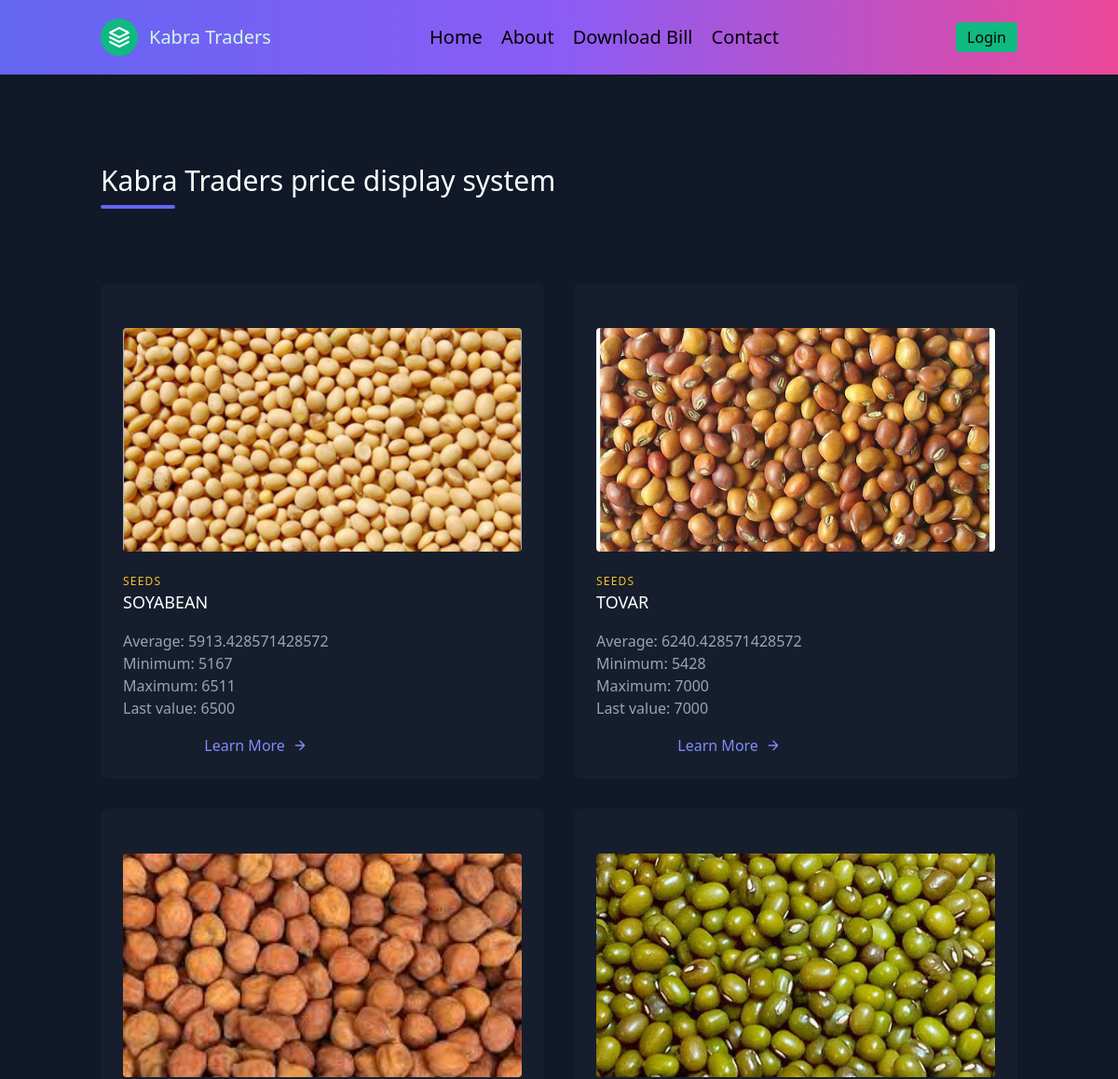
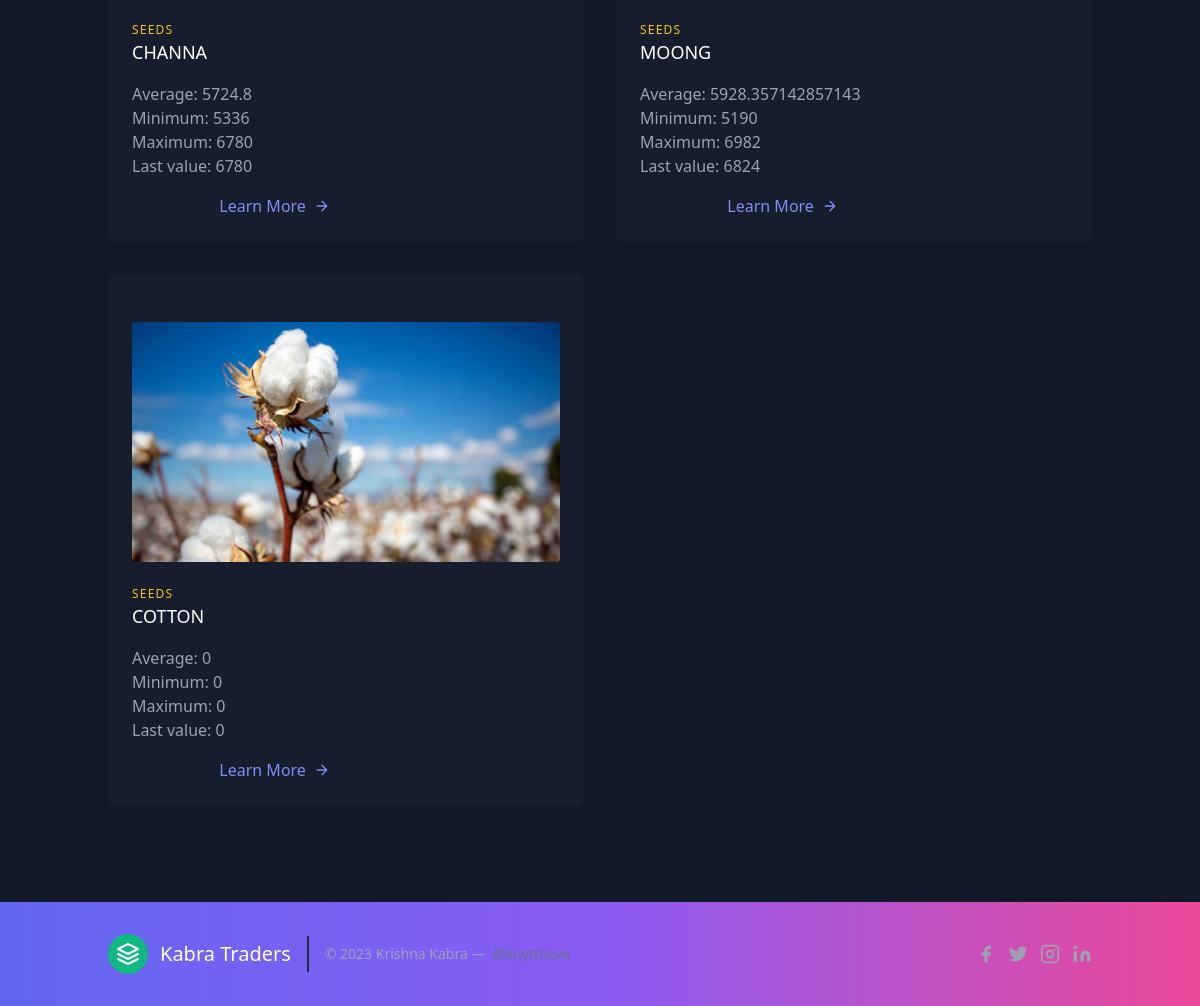
The page /home on the database its author committed (2 pictures, top to bottom).
### app.py (models this page shows)
class product(db.Model):
    sno = db.Column(db.Integer, primary_key=True)
    name = db.Column(db.String(80), unique=True, nullable=False)
    img = db.Column(db.String(80), unique=True, nullable=False)
    average = db.Column(db.Integer, unique=False, nullable=False)
    maximum = db.Column(db.Integer, unique=False, nullable=False)
    minimum = db.Column(db.Integer, unique=False, nullable=False)
    curr_price = db.Column(db.Integer, unique=False, nullable=False)
    date = db.Column(db.String(120), unique=False, nullable=False)

### app.py (the view)
@app.route("/")
@app.route("/home")
def index():
    data = product.query.all()
    Indexsss()
    return render_template("index.html",data=data)

### app.py (called while the page is built, shortened)
def Indexsss():
    result = db.session.query(
        customer.ptype,
        func.avg(customer.rate).label('avg_rate'),
        func.min(customer.rate).label('min_rate'),
        func.max(customer.rate).label('max_rate'),
        func.max(customer.sno).label('last_rate')
       ).group_by(customer.ptype).all()
    for row in result:
        product1 = product.query.filter_by(name=row.ptype).first()
        prc = customer.query.filter_by(sno=row.last_rate).first()
        if product1:
            product1.average = row.avg_rate
            product1.minimum = row.min_rate
            product1.maximum = row.max_rate
            product1.curr_price = prc.rate
    db.session.commit()

### templates/index.html (shortened to what this page needs)
{% extends 'layout.html' %}
{% block body %}
<section class="text-gray-400 body-font bg-gray-900">
  <div class="container px-5 py-24 mx-auto">
    <div class="flex flex-wrap w-full mb-20">
      <div class="lg:w-1/2 w-full mb-6 lg:mb-0">
        <h1 class="sm:text-3xl text-2xl font-medium title-font mb-2 text-white">Kabra Traders price display system</h1>
        <div class="h-1 w-20 bg-indigo-500 rounded"></div>
      </div>
    </div>
    <div class="flex flex-wrap -m-4">
      {% for data in data %}
      <div class="xl:w-1/2 md:w-1/2 p-4">
        <div class="bg-gray-800 bg-opacity-40 p-6 rounded-lg">
          {% set fname = 'img/' + data.img %}
          <img class="h-60 rounded w-full object-cover object-center mb-6" src="{{ url_for('static',filename=fname) }}" alt="content">
          <h3 class="tracking-widest text-yellow-400 text-xs font-medium title-font">SEEDS</h3>
          <h2 class="text-lg text-white font-medium title-font mb-4">{{data.name}}</h2>
            <ul>
              <li>Average: {{ data.average }}</li>
              <li>Minimum: {{ data.minimum }}</li>
              <li>Maximum: {{ data.maximum }}</li>
              <li>Last value: {{ data.curr_price }}</li>
            </ul>
          <div class="flex pl-4 mt-4 lg:w-2/3 w-full mx-auto">
            <a class="text-indigo-400 inline-flex items-center md:mb-2 lg:mb-0" href="/price_display/{{data.name}}">Learn More
              <svg fill="none" stroke="currentColor" stroke-linecap="round" stroke-linejoin="round" stroke-width="2" class="w-4 h-4 ml-2" viewBox="0 0 24 24">
                <path d="M5 12h14M12 5l7 7-7 7"></path>
              </svg>
            </a>
          </div>
        </div>
      </div>
      {% endfor %}
    </div>
  </div>
</section>
{% endblock %}

### templates/layout.html (shortened to what this page needs)
<!DOCTYPE html>
<html lang="en">
<head>
    <link rel="stylesheet" href="https://cdnjs.cloudflare.com/ajax/libs/tailwindcss/2.2.19/tailwind.min.css">
</head>
<body>
    <header class="text-black bg-gradient-to-r from-indigo-500 via-purple-500 to-pink-500 ... body-font">
        <div class="container mx-auto flex flex-wrap p-5 flex-col md:flex-row items-center">
          <a class="flex title-font font-medium items-center text-white mb-4 md:mb-0">
            <svg xmlns="http://www.w3.org/2000/svg" fill="none" stroke="currentColor" stroke-linecap="round" stroke-linejoin="round" stroke-width="2" class="w-10 h-10 text-white p-2 bg-green-500 rounded-full" viewBox="0 0 24 24">
              <path d="M12 2L2 7l10 5 10-5-10-5zM2 17l10 5 10-5M2 12l10 5 10-5"></path>
            </svg>
            <span class="ml-3 text-xl text-green-100">Kabra Traders</span>
          </a>
          <nav class="md:ml-auto md:mr-auto flex flex-wrap items-center text-base justify-center">
            <a class="mr-5 text-xl hover:text-white" href="/home">Home</a>
            <a class="mr-5 text-xl hover:text-white" href="/about">About</a>
            <a class="mr-5 text-xl hover:text-white" href="/downloadbills">Download Bill</a>
            <a class="mr-5 text-xl hover:text-white" href="/contact">Contact</a>
          </nav>
          {%if session['user'] == True%}
            <button class="inline-flex items-center bg-green-500 border-0 py-1 px-3 focus:outline-none hover:bg-white rounded text-base mt-4 md:mt-0"><a href="/logout">Logout</a>
           {%else%}
            <button class="inline-flex items-center bg-green-500 border-0 py-1 px-3 focus:outline-none hover:bg-white rounded text-base mt-4 md:mt-0"><a href="/slogin">Login</a>
            {% endif %}
          </button>
        </div>
      </header>
      {% block body %}{% endblock %}
      <footer class="text-gray-400 bg-gradient-to-r from-indigo-500 via-purple-500 to-pink-500 ... body-font">
        <div class="container px-5 py-8 mx-auto flex items-center sm:flex-row flex-col">
          <a class="flex title-font font-medium items-center md:justify-start justify-center text-white">
            <svg xmlns="http://www.w3.org/2000/svg" fill="none" stroke="currentColor" stroke-linecap="round" stroke-linejoin="round" stroke-width="2" class="w-10 h-10 text-white p-2 bg-green-500 rounded-full" viewBox="0 0 24 24">
              <path d="M12 2L2 7l10 5 10-5-10-5zM2 17l10 5 10-5M2 12l10 5 10-5"></path>
            </svg>
            <span class="ml-3 text-xl">Kabra Traders</span>
          </a>
          <p class="text-sm text-gray-400 sm:ml-4 sm:pl-4 sm:border-l-2 sm:border-gray-800 sm:py-2 sm:mt-0 mt-4">© 2023 Krishna Kabra —
            <a href="https://twitter.com/knyttneve" class="text-gray-500 ml-1" target="_blank" rel="noopener noreferrer">@knyttneve</a>
          </p>
          <span class="inline-flex sm:ml-auto sm:mt-0 mt-4 justify-center sm:justify-start">
            <a class="text-gray-400">
              <svg fill="currentColor" stroke-linecap="round" stroke-linejoin="round" stroke-width="2" class="w-5 h-5" viewBox="0 0 24 24">
                <path d="M18 2h-3a5 5 0 00-5 5v3H7v4h3v8h4v-8h3l1-4h-4V7a1 1 0 011-1h3z"></path>
              </svg>
            </a>
            <a class="ml-3 text-gray-400">
              <svg fill="currentColor" stroke-linecap="round" stroke-linejoin="round" stroke-width="2" class="w-5 h-5" viewBox="0 0 24 24">
                <path d="M23 3a10.9 10.9 0 01-3.14 1.53 4.48 4.48 0 00-7.86 3v1A10.66 10.66 0 013 4s-4 9 5 13a11.64 11.64 0 01-7 2c9 5 20 0 20-11.5a4.5 4.5 0 00-.08-.83A7.72 7.72 0 0023 3z"></path>
              </svg>
            </a>
            <a class="ml-3 text-gray-400">
              <svg fill="none" stroke="currentColor" stroke-linecap="round" stroke-linejoin="round" stroke-width="2" class="w-5 h-5" viewBox="0 0 24 24">
                <rect width="20" height="20" x="2" y="2" rx="5" ry="5"></rect>
                <path d="M16 11.37A4 4 0 1112.63 8 4 4 0 0116 11.37zm1.5-4.87h.01"></path>
              </svg>
            </a>
            <a class="ml-3 text-gray-400">
              <svg fill="currentColor" stroke="currentColor" stroke-linecap="round" stroke-linejoin="round" stroke-width="0" class="w-5 h-5" viewBox="0 0 24 24">
                <path stroke="none" d="M16 8a6 6 0 016 6v7h-4v-7a2 2 0 00-2-2 2 2 0 00-2 2v7h-4v-7a6 6 0 016-6zM2 9h4v12H2z"></path>
                <circle cx="4" cy="4" r="2" stroke="none"></circle>
              </svg>
            </a>
          </span>
        </div>
      </footer>
</body>
</html>

### rows shown on the page
product: shows a picture, name "SOYABEAN", average "5913.428571428572", minimum "5167", maximum "6511", curr_price "6500"
product: shows a picture, name "TOVAR", average "6240.428571428572", minimum "5428", maximum "7000", curr_price "7000"
product: shows a picture, name "CHANNA", average "5724.8", minimum "5336", maximum "6780", curr_price "6780"
product: shows a picture, name "MOONG", average "5928.357142857143", minimum "5190", maximum "6982", curr_price "6824"
product: shows a picture, name "COTTON", average "0", minimum "0", maximum "0", curr_price "0"
